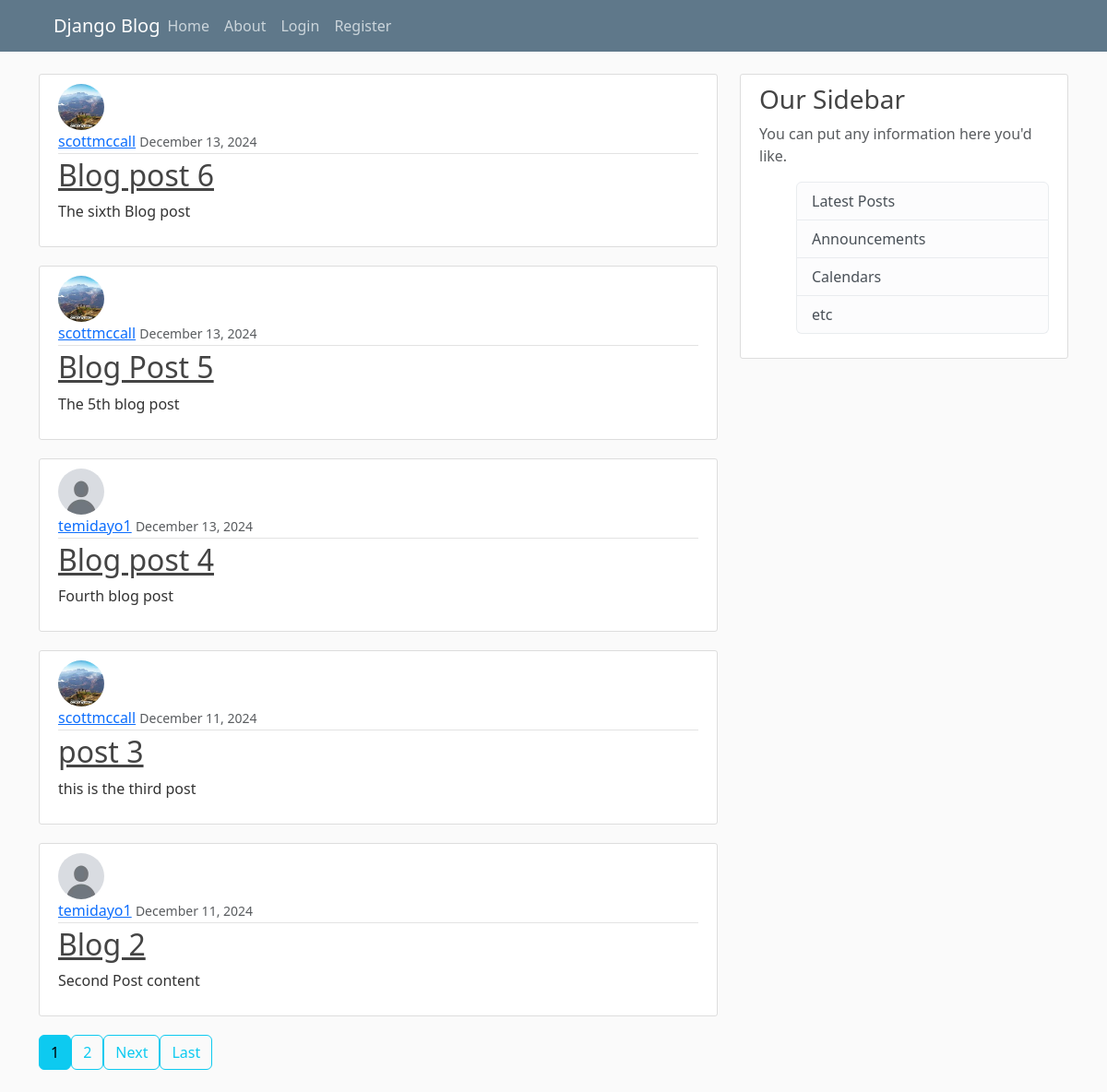
The page / on the database its author committed.
### blogsite/models.py (models this page shows, shortened)
class post(models.Model):
    title = models.CharField(max_length=100)
    content = models.TextField()
    date_posted = models.DateTimeField(default=timezone.now)
    author = models.ForeignKey(User,on_delete=models.CASCADE)

### users/models.py (models this page shows, shortened)
class Profile(models.Model):
    user = models.OneToOneField(User,on_delete=models.CASCADE)
    image = models.ImageField(default='default.jpg',upload_to='profile_pics')
    bio = models.TextField(300)

### blogsite/views.py (the view)
# urls.py: path('',PostListView.as_view(),name='blogsite-homepage' ),
class PostListView(ListView):
    model = post
    template_name = 'blogsite/homepage.html'
    context_object_name = 'posts'
    ordering = ['-date_posted']
    paginate_by = 5

### blogsite/templates/blogsite/homepage.html (shortened to what this page needs)
{% extends "blogsite/base.html" %}
{% block content %}
  {% for post in posts %}
    <article class="media content-section">
      <img class="rounded-circle article-image" src="{{ post.author.profile.image.url }}">
      <div class="media-body">
        <div class="article-metadata">
          <a class="mr-2" href="{% url 'user-post' post.author.username %}">{{ post.author }}</a>
          <small class="text-muted">{{ post.date_posted|date:"F d, Y" }}</small>
        </div>
        <h2><a class="article-title" href="{% url 'post-detail' post.id %}">{{ post.title }}</a></h2>
        <p class="article-content">{{ post.content }}</p>
      </div>
    </article>
  {% endfor %}
  {% if is_paginated %}
    <div class="pagination">
      {% for num in page_obj.paginator.page_range %}
        {% if page_obj.number == num %}
          <a class="btn btn-info mb-4" href="?page={{ num }}">{{ num }}</a>
        {% elif num > page_obj.number|add:'-3' and num < page_obj.number|add:'3' %}
          <a class="btn btn-outline-info mb-4" href="?page={{ num }}">{{ num }}</a>
        {% endif %}
      {% endfor %}
      {% if page_obj.has_next %}
        <a class="btn btn-outline-info mb-4" href="?page={{ page_obj.next_page_number }}">Next</a>
        <a class="btn btn-outline-info mb-4" href="?page={{ page_obj.paginator.num_pages }}">Last</a>
      {% endif %}
    </div>
  {% endif %}
{% endblock content %}

### blogsite/templates/blogsite/base.html (shortened to what this page needs)
{% load static %}
<!Doctype html>
<html>
<head>
    <link rel="stylesheet" href="https://cdn.jsdelivr.net/npm/bootstrap@5.3.3/dist/css/bootstrap.rtl.min.css">
    <link rel="stylesheet" type="text/css" href="{% static 'blogsite/main.css' %}">
</head>
<body>
    <header class="site-header">
        <nav class="navbar navbar-expand-md navbar-dark bg-steel fixed-top">
          <div class="container">
            <a class="navbar-brand mr-4" href="/">Django Blog</a>
            <div class="collapse navbar-collapse" id="navbarToggle">
              <div class="navbar-nav mr-auto">
                <a class="nav-item nav-link" href="{% url 'blogsite-homepage' %}">Home</a>
                <a class="nav-item nav-link" href="{% url 'blogsite-aboutpage' %}">About</a>
              </div>
              <div class="navbar-nav">
                {% if user.is_authenticated %}
                    <a class="nav-item nav-link" href="{% url 'profile' %}">Profile</a>
                    <a class="nav-item nav-link" href="{% url 'post-create' %}">Create Post</a>
                      <form action="{% url 'logout' %}" method="POST">
                        {% csrf_token %}
                        <button type="submit" class="btn btn-outline-light nav-item nav-link" style="border: none; background: none; cursor: pointer; color: inherit; text-decoration: none;">
                            Logout
                        </button>
                    </form>
                {% else %}
                  <a class="nav-item nav-link" href="{% url 'login' %}">Login</a>
                  <a class="nav-item nav-link" href="{% url 'register' %}">Register</a>
                {% endif %}
              </div>
            </div>
          </div>
        </nav>
      </header>
      <main role="main" class="container">
        <div class="row">
          <div class="col-md-8">
            {% block content %}{% endblock %}
          </div>
          <div class="col-md-4">
            <div class="content-section">
              <h3>Our Sidebar</h3>
              <p class='text-muted'>You can put any information here you'd like.
                <ul class="list-group">
                  <li class="list-group-item list-group-item-light">Latest Posts</li>
                  <li class="list-group-item list-group-item-light">Announcements</li>
                  <li class="list-group-item list-group-item-light">Calendars</li>
                  <li class="list-group-item list-group-item-light">etc</li>
                </ul>
              </p>
            </div>
          </div>
        </div>
      </main>
</body>
</html>

### blogsite/static/blogsite/main.css (style rules this page uses)
body { background: #fafafa; color: #333333; margin-top: 5rem; }
h1, h2, h3, h4, h5, h6 { color: #444444; }
ul { margin: 0; }
.bg-steel { background-color: #5f788a; }
.site-header .navbar-nav .nav-link { color: #cbd5db; }
.content-section { background: #ffffff; padding: 10px 20px; border: 1px solid #dddddd; border-radius: 3px; margin-bottom: 20px; }
.article-title { color: #444444; }
.article-content { white-space: pre-line; }
.article-metadata { padding-bottom: 1px; margin-bottom: 4px; border-bottom: 1px solid #e3e3e3 }

### blogsite/templates/blogsite/homepage.html (style rules this page uses)
.article-image { width: 50px; height: 50px; object-fit: cover; }

### rows shown on the page
post: author.profile.image (picture), author "scottmccall", date_posted "December 13, 2024", title "Blog post 6", content "The sixth Blog post"
post: author.profile.image (picture), author "scottmccall", date_posted "December 13, 2024", title "Blog Post 5", content "The 5th blog post"
post: author.profile.image (placeholder picture), author "temidayo1", date_posted "December 13, 2024", title "Blog post 4", content "Fourth blog post"
post: author.profile.image (picture), author "scottmccall", date_posted "December 11, 2024", title "post 3", content "this is the third post"
post: author.profile.image (placeholder picture), author "temidayo1", date_posted "December 11, 2024", title "Blog 2", content "Second Post content"

### other values the page prints
{{ num }} "1"
{{ num }} "2"
